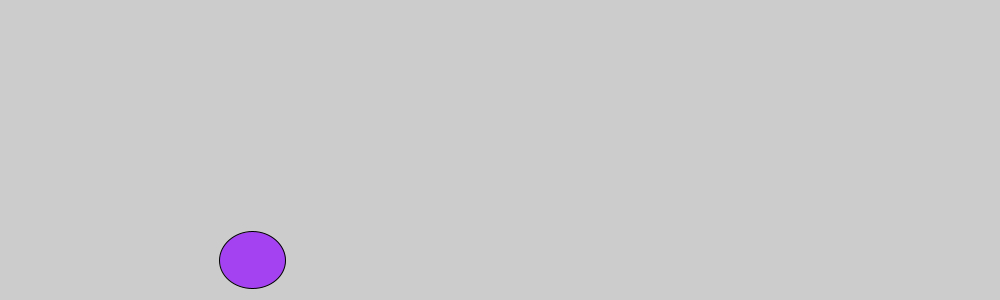
Frame 1 (no input)
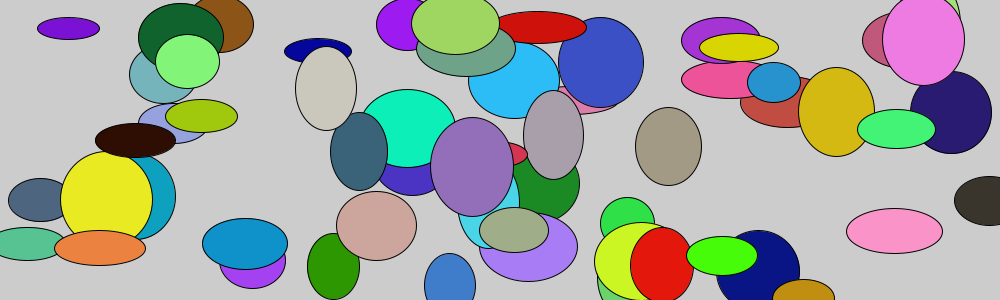
Frame 60 (the mouse pressed at the canvas centre just before this capture)
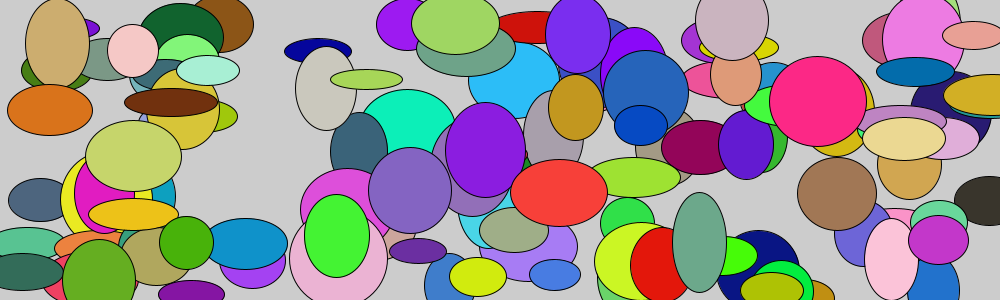
Frame 120 (the mouse held since frame 60 and released just before this capture)

The Processing sketch that drew these frames (run headless with seeded random() and noise(); from frame 60 on, the mouse is pressed at the canvas centre):

// Processing sketch: ejercicio_12
// ── ejercicio_12.pde
void setup(){
  size(1000,300);
}

void draw(){
  fill(random(255),random(255),random(255));
  ellipse(random(20,1000),random(20,300),random(50,100),random(20,100));  
}

void mousePressed(){
  background(150);
}
